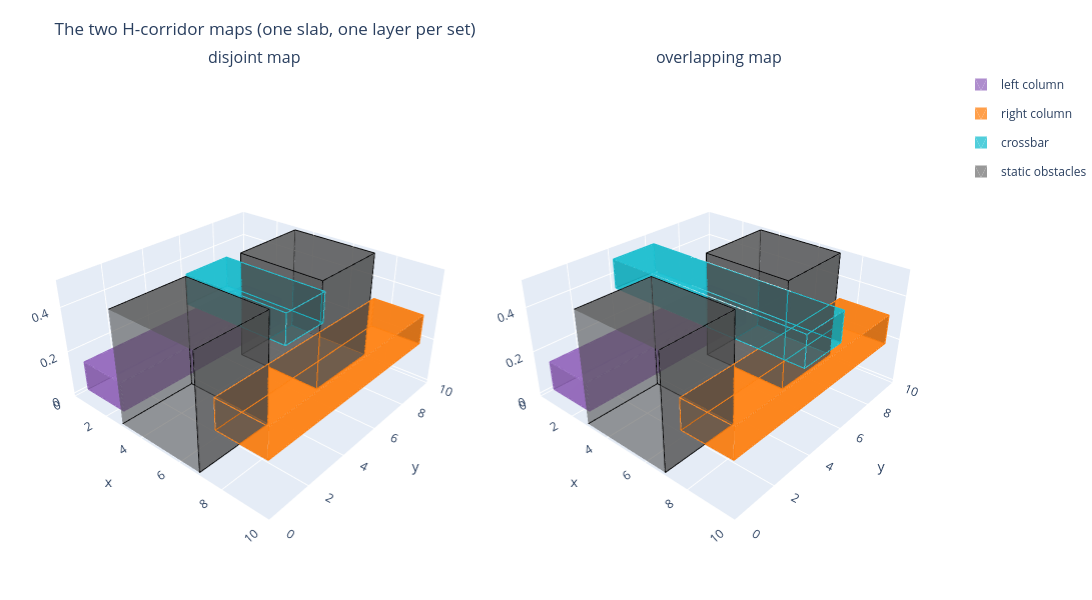

Notebook code cell kept with this figure:
### Code cell
def static_obstacle_traces(t_top, scene=None, showlegend=True):
    polys = [(rect_hpoly(r), 0.0, t_top) for r in STATIC_OBS]
    trs = [prisms_trace(polys, "#555555", opacity=0.6, name="static obstacles", showlegend=showlegend, gap=0.0),
           prisms_edges(polys, "black", width=2, name="static obstacles", gap=0.0)]
    return [t.update(scene=scene) for t in trs] if scene else trs

MAP_COLORS = ["#9467bd", "#ff7f0e", "#17becf"]
MAP_NAMES = ["left column", "right column", "crossbar"]
fig_maps = make_subplots(rows=1, cols=2, specs=[[{"type": "scene"}, {"type": "scene"}]], horizontal_spacing=0.02,
                         subplot_titles=list(BASE_MAPS))
for col, (name, sets) in enumerate(BASE_MAPS.items()):
    scene = "scene" if col == 0 else "scene2"
    h = DELTA / len(sets)                       # one thin layer per set, like Part 1's slab zoom
    for j, s in enumerate(sets):
        polys = [(s, j * h + 0.1 * h, (j + 1) * h - 0.1 * h)]
        fig_maps.add_trace(prisms_trace(polys, MAP_COLORS[j], opacity=0.75, name=MAP_NAMES[j],
                                        showlegend=(col == 0), legendgroup=f"m{j}", gap=0.0).update(scene=scene))
        fig_maps.add_trace(prisms_edges(polys, MAP_COLORS[j], width=2, name=MAP_NAMES[j], legendgroup=f"m{j}", gap=0.0).update(scene=scene))
    for tr in static_obstacle_traces(DELTA, scene=scene, showlegend=(col == 0)):
        fig_maps.add_trace(tr)
map_scene = dict(xaxis_title="x", yaxis_title="y", zaxis_title="one layer per set",
                 xaxis=dict(range=[BOX[0], BOX[1]]), yaxis=dict(range=[BOX[2], BOX[3]]),
                 aspectmode="manual", aspectratio=dict(x=1, y=1, z=0.5), camera=dict(eye=dict(x=1.4, y=-1.6, z=1.2)))
fig_maps.update_layout(scene=map_scene, scene2=map_scene, width=1300, height=600, margin=dict(l=30, r=0, t=70, b=0),
                       title="The two H-corridor maps (one slab, one layer per set)")
fig_maps

### Figure 1 — Plotly figure (JSON) as saved in the notebook; plotly's stock layout.template omitted (floating-point values rounded to 4 significant figures)
{"data": [{"color": "#9467bd", "flatshading": true, "hoverinfo": "name", "i": [0, 0, 1, 1, 2, 2, 3, 3, 0, 4, 0, 4], "j": [1, 5, 2, 6, 3, 7, 0, 4, 1, 5, 2, 6], "k": [5, 4, 6, 5, 7, 6, 4, 7, 2, 6, 3, 7], "legendgroup": "m0", "name": "left column", "opacity": 0.75, "scene": "scene", "showlegend": true, "type": "mesh3d", "x": [0.4, 2.6, 2.6, 0.4, 0.4, 2.6, 2.6, 0.4], "y": [0.4, 0.4, 9.6, 9.6, 0.4, 0.4, 9.6, 9.6], "z": [0.01667, 0.01667, 0.01667, 0.01667, 0.15, 0.15, 0.15, 0.15]}, {"hoverinfo": "skip", "legendgroup": "m0", "line": {"color": "#9467bd", "width": 2}, "mode": "lines", "name": "left column", "scene": "scene", "showlegend": false, "type": "scatter3d", "x": [0.4, 2.6, 2.6, 0.4, 0.4, null, 0.4, 2.6, 2.6, 0.4, 0.4, null, 0.4, 0.4, null, 2.6, 2.6, null, 2.6, 2.6, null, 0.4, 0.4, null], "y": [0.4, 0.4, 9.6, 9.6, 0.4, null, 0.4, 0.4, 9.6, 9.6, 0.4, null, 0.4, 0.4, null, 0.4, 0.4, null, 9.6, 9.6, null, 9.6, 9.6, null], "z": [0.01667, 0.01667, 0.01667, 0.01667, 0.01667, null, 0.15, 0.15, 0.15, 0.15, 0.15, null, 0.01667, 0.15, null, 0.01667, 0.15, null, 0.01667, 0.15, null, 0.01667, 0.15, null]}, {"color": "#ff7f0e", "flatshading": true, "hoverinfo": "name", "i": [0, 0, 1, 1, 2, 2, 3, 3, 0, 4, 0, 4], "j": [1, 5, 2, 6, 3, 7, 0, 4, 1, 5, 2, 6], "k": [5, 4, 6, 5, 7, 6, 4, 7, 2, 6, 3, 7], "legendgroup": "m1", "name": "right column", "opacity": 0.75, "scene": "scene", "showlegend": true, "type": "mesh3d", "x": [7.4, 9.6, 9.6, 7.4, 7.4, 9.6, 9.6, 7.4], "y": [0.4, 0.4, 9.6, 9.6, 0.4, 0.4, 9.6, 9.6], "z": [0.1833, 0.1833, 0.1833, 0.1833, 0.3167, 0.3167, 0.3167, 0.3167]}, {"hoverinfo": "skip", "legendgroup": "m1", "line": {"color": "#ff7f0e", "width": 2}, "mode": "lines", "name": "right column", "scene": "scene", "showlegend": false, "type": "scatter3d", "x": [7.4, 9.6, 9.6, 7.4, 7.4, null, 7.4, 9.6, 9.6, 7.4, 7.4, null, 7.4, 7.4, null, 9.6, 9.6, null, 9.6, 9.6, null, 7.4, 7.4, null], "y": [0.4, 0.4, 9.6, 9.6, 0.4, null, 0.4, 0.4, 9.6, 9.6, 0.4, null, 0.4, 0.4, null, 0.4, 0.4, null, 9.6, 9.6, null, 9.6, 9.6, null], "z": [0.1833, 0.1833, 0.1833, 0.1833, 0.1833, null, 0.3167, 0.3167, 0.3167, 0.3167, 0.3167, null, 0.1833, 0.3167, null, 0.1833, 0.3167, null, 0.1833, 0.3167, null, 0.1833, 0.3167, null]}, {"color": "#17becf", "flatshading": true, "hoverinfo": "name", "i": [0, 0, 1, 1, 2, 2, 3, 3, 0, 4, 0, 4], "j": [1, 5, 2, 6, 3, 7, 0, 4, 1, 5, 2, 6], "k": [5, 4, 6, 5, 7, 6, 4, 7, 2, 6, 3, 7], "legendgroup": "m2", "name": "crossbar", "opacity": 0.75, "scene": "scene", "showlegend": true, "type": "mesh3d", "x": [2.6, 7.4, 7.4, 2.6, 2.6, 7.4, 7.4, 2.6], "y": [3.9, 3.9, 6.1, 6.1, 3.9, 3.9, 6.1, 6.1], "z": [0.35, 0.35, 0.35, 0.35, 0.4833, 0.4833, 0.4833, 0.4833]}, {"hoverinfo": "skip", "legendgroup": "m2", "line": {"color": "#17becf", "width": 2}, "mode": "lines", "name": "crossbar", "scene": "scene", "showlegend": false, "type": "scatter3d", "x": [2.6, 7.4, 7.4, 2.6, 2.6, null, 2.6, 7.4, 7.4, 2.6, 2.6, null, 2.6, 2.6, null, 7.4, 7.4, null, 7.4, 7.4, null, 2.6, 2.6, null], "y": [3.9, 3.9, 6.1, 6.1, 3.9, null, 3.9, 3.9, 6.1, 6.1, 3.9, null, 3.9, 3.9, null, 3.9, 3.9, null, 6.1, 6.1, null, 6.1, 6.1, null], "z": [0.35, 0.35, 0.35, 0.35, 0.35, null, 0.4833, 0.4833, 0.4833, 0.4833, 0.4833, null, 0.35, 0.4833, null, 0.35, 0.4833, null, 0.35, 0.4833, null, 0.35, 0.4833, null]}, {"color": "#555555", "flatshading": true, "hoverinfo": "name", "i": [0, 0, 1, 1, 2, 2, 3, 3, 0, 4, 0, 4, 8, 8, 9, 9, 10, 10, 11, 11, 8, 12, 8, 12], "j": [1, 5, 2, 6, 3, 7, 0, 4, 1, 5, 2, 6, 9, 13, 10, 14, 11, 15, 8, 12, 9, 13, 10, 14], "k": [5, 4, 6, 5, 7, 6, 4, 7, 2, 6, 3, 7, 13, 12, 14, 13, 15, 14, 12, 15, 10, 14, 11, 15], "legendgroup": "static obstacles", "name": "static obstacles", "opacity": 0.6, "scene": "scene", "showlegend": true, "type": "mesh3d", "x": [3.0, 7.0, 7.0, 3.0, 3.0, 7.0, 7.0, 3.0, 3.0, 7.0, 7.0, 3.0, 3.0, 7.0, 7.0, 3.0], "y": [-2.22e-16, 0.0, 3.5, 3.5, -2.22e-16, 0.0, 3.5, 3.5, 6.5, 6.5, 10.0, 10.0, 6.5, 6.5, 10.0, 10.0], "z": [0.0, 0.0, 0.0, 0.0, 0.5, 0.5, 0.5, 0.5, 0.0, 0.0, 0.0, 0.0, 0.5, 0.5, 0.5, 0.5]}, {"hoverinfo": "skip", "legendgroup": "static obstacles", "line": {"color": "black", "width": 2}, "mode": "lines", "name": "static obstacles", "scene": "scene", "showlegend": false, "type": "scatter3d", "x": [3.0, 7.0, 7.0, 3.0, 3.0, null, 3.0, 7.0, 7.0, 3.0, 3.0, null, 3.0, 3.0, null, 7.0, 7.0, null, 7.0, 7.0, null, 3.0, 3.0, null, 3.0, 7.0, 7.0, 3.0, 3.0, null, 3.0, 7.0, 7.0, 3.0, 3.0, null, 3.0, 3.0, null, 7.0, 7.0, null, 7.0, 7.0, null, 3.0, 3.0, null], "y": [-2.22e-16, 0.0, 3.5, 3.5, -2.22e-16, null, -2.22e-16, 0.0, 3.5, 3.5, -2.22e-16, null, -2.22e-16, -2.22e-16, null, 0.0, 0.0, null, 3.5, 3.5, null, 3.5, 3.5, null, 6.5, 6.5, 10.0, 10.0, 6.5, null, 6.5, 6.5, 10.0, 10.0, 6.5, null, 6.5, 6.5, null, 6.5, 6.5, null, 10.0, 10.0, null, 10.0, 10.0, null], "z": [0.0, 0.0, 0.0, 0.0, 0.0, null, 0.5, 0.5, 0.5, 0.5, 0.5, null, 0.0, 0.5, null, 0.0, 0.5, null, 0.0, 0.5, null, 0.0, 0.5, null, 0.0, 0.0, 0.0, 0.0, 0.0, null, 0.5, 0.5, 0.5, 0.5, 0.5, null, 0.0, 0.5, null, 0.0, 0.5, null, 0.0, 0.5, null, 0.0, 0.5, null]}, {"color": "#9467bd", "flatshading": true, "hoverinfo": "name", "i": [0, 0, 1, 1, 2, 2, 3, 3, 0, 4, 0, 4], "j": [1, 5, 2, 6, 3, 7, 0, 4, 1, 5, 2, 6], "k": [5, 4, 6, 5, 7, 6, 4, 7, 2, 6, 3, 7], "legendgroup": "m0", "name": "left column", "opacity": 0.75, "scene": "scene2", "showlegend": false, "type": "mesh3d", "x": [0.4, 2.6, 2.6, 0.4, 0.4, 2.6, 2.6, 0.4], "y": [0.4, 0.4, 9.6, 9.6, 0.4, 0.4, 9.6, 9.6], "z": [0.01667, 0.01667, 0.01667, 0.01667, 0.15, 0.15, 0.15, 0.15]}, {"hoverinfo": "skip", "legendgroup": "m0", "line": {"color": "#9467bd", "width": 2}, "mode": "lines", "name": "left column", "scene": "scene2", "showlegend": false, "type": "scatter3d", "x": [0.4, 2.6, 2.6, 0.4, 0.4, null, 0.4, 2.6, 2.6, 0.4, 0.4, null, 0.4, 0.4, null, 2.6, 2.6, null, 2.6, 2.6, null, 0.4, 0.4, null], "y": [0.4, 0.4, 9.6, 9.6, 0.4, null, 0.4, 0.4, 9.6, 9.6, 0.4, null, 0.4, 0.4, null, 0.4, 0.4, null, 9.6, 9.6, null, 9.6, 9.6, null], "z": [0.01667, 0.01667, 0.01667, 0.01667, 0.01667, null, 0.15, 0.15, 0.15, 0.15, 0.15, null, 0.01667, 0.15, null, 0.01667, 0.15, null, 0.01667, 0.15, null, 0.01667, 0.15, null]}, {"color": "#ff7f0e", "flatshading": true, "hoverinfo": "name", "i": [0, 0, 1, 1, 2, 2, 3, 3, 0, 4, 0, 4], "j": [1, 5, 2, 6, 3, 7, 0, 4, 1, 5, 2, 6], "k": [5, 4, 6, 5, 7, 6, 4, 7, 2, 6, 3, 7], "legendgroup": "m1", "name": "right column", "opacity": 0.75, "scene": "scene2", "showlegend": false, "type": "mesh3d", "x": [7.4, 9.6, 9.6, 7.4, 7.4, 9.6, 9.6, 7.4], "y": [0.4, 0.4, 9.6, 9.6, 0.4, 0.4, 9.6, 9.6], "z": [0.1833, 0.1833, 0.1833, 0.1833, 0.3167, 0.3167, 0.3167, 0.3167]}, {"hoverinfo": "skip", "legendgroup": "m1", "line": {"color": "#ff7f0e", "width": 2}, "mode": "lines", "name": "right column", "scene": "scene2", "showlegend": false, "type": "scatter3d", "x": [7.4, 9.6, 9.6, 7.4, 7.4, null, 7.4, 9.6, 9.6, 7.4, 7.4, null, 7.4, 7.4, null, 9.6, 9.6, null, 9.6, 9.6, null, 7.4, 7.4, null], "y": [0.4, 0.4, 9.6, 9.6, 0.4, null, 0.4, 0.4, 9.6, 9.6, 0.4, null, 0.4, 0.4, null, 0.4, 0.4, null, 9.6, 9.6, null, 9.6, 9.6, null], "z": [0.1833, 0.1833, 0.1833, 0.1833, 0.1833, null, 0.3167, 0.3167, 0.3167, 0.3167, 0.3167, null, 0.1833, 0.3167, null, 0.1833, 0.3167, null, 0.1833, 0.3167, null, 0.1833, 0.3167, null]}, {"color": "#17becf", "flatshading": true, "hoverinfo": "name", "i": [0, 0, 1, 1, 2, 2, 3, 3, 0, 4, 0, 4], "j": [1, 5, 2, 6, 3, 7, 0, 4, 1, 5, 2, 6], "k": [5, 4, 6, 5, 7, 6, 4, 7, 2, 6, 3, 7], "legendgroup": "m2", "name": "crossbar", "opacity": 0.75, "scene": "scene2", "showlegend": false, "type": "mesh3d", "x": [0.4, 9.6, 9.6, 0.4, 0.4, 9.6, 9.6, 0.4], "y": [3.9, 3.9, 6.1, 6.1, 3.9, 3.9, 6.1, 6.1], "z": [0.35, 0.35, 0.35, 0.35, 0.4833, 0.4833, 0.4833, 0.4833]}, {"hoverinfo": "skip", "legendgroup": "m2", "line": {"color": "#17becf", "width": 2}, "mode": "lines", "name": "crossbar", "scene": "scene2", "showlegend": false, "type": "scatter3d", "x": [0.4, 9.6, 9.6, 0.4, 0.4, null, 0.4, 9.6, 9.6, 0.4, 0.4, null, 0.4, 0.4, null, 9.6, 9.6, null, 9.6, 9.6, null, 0.4, 0.4, null], "y": [3.9, 3.9, 6.1, 6.1, 3.9, null, 3.9, 3.9, 6.1, 6.1, 3.9, null, 3.9, 3.9, null, 3.9, 3.9, null, 6.1, 6.1, null, 6.1, 6.1, null], "z": [0.35, 0.35, 0.35, 0.35, 0.35, null, 0.4833, 0.4833, 0.4833, 0.4833, 0.4833, null, 0.35, 0.4833, null, 0.35, 0.4833, null, 0.35, 0.4833, null, 0.35, 0.4833, null]}, {"color": "#555555", "flatshading": true, "hoverinfo": "name", "i": [0, 0, 1, 1, 2, 2, 3, 3, 0, 4, 0, 4, 8, 8, 9, 9, 10, 10, 11, 11, 8, 12, 8, 12], "j": [1, 5, 2, 6, 3, 7, 0, 4, 1, 5, 2, 6, 9, 13, 10, 14, 11, 15, 8, 12, 9, 13, 10, 14], "k": [5, 4, 6, 5, 7, 6, 4, 7, 2, 6, 3, 7, 13, 12, 14, 13, 15, 14, 12, 15, 10, 14, 11, 15], "legendgroup": "static obstacles", "name": "static obstacles", "opacity": 0.6, "scene": "scene2", "showlegend": false, "type": "mesh3d", "x": [3.0, 7.0, 7.0, 3.0, 3.0, 7.0, 7.0, 3.0, 3.0, 7.0, 7.0, 3.0, 3.0, 7.0, 7.0, 3.0], "y": [-2.22e-16, 0.0, 3.5, 3.5, -2.22e-16, 0.0, 3.5, 3.5, 6.5, 6.5, 10.0, 10.0, 6.5, 6.5, 10.0, 10.0], "z": [0.0, 0.0, 0.0, 0.0, 0.5, 0.5, 0.5, 0.5, 0.0, 0.0, 0.0, 0.0, 0.5, 0.5, 0.5, 0.5]}, {"hoverinfo": "skip", "legendgroup": "static obstacles", "line": {"color": "black", "width": 2}, "mode": "lines", "name": "static obstacles", "scene": "scene2", "showlegend": false, "type": "scatter3d", "x": [3.0, 7.0, 7.0, 3.0, 3.0, null, 3.0, 7.0, 7.0, 3.0, 3.0, null, 3.0, 3.0, null, 7.0, 7.0, null, 7.0, 7.0, null, 3.0, 3.0, null, 3.0, 7.0, 7.0, 3.0, 3.0, null, 3.0, 7.0, 7.0, 3.0, 3.0, null, 3.0, 3.0, null, 7.0, 7.0, null, 7.0, 7.0, null, 3.0, 3.0, null], "y": [-2.22e-16, 0.0, 3.5, 3.5, -2.22e-16, null, -2.22e-16, 0.0, 3.5, 3.5, -2.22e-16, null, -2.22e-16, -2.22e-16, null, 0.0, 0.0, null, 3.5, 3.5, null, 3.5, 3.5, null, 6.5, 6.5, 10.0, 10.0, 6.5, null, 6.5, 6.5, 10.0, 10.0, 6.5, null, 6.5, 6.5, null, 6.5, 6.5, null, 10.0, 10.0, null, 10.0, 10.0, null], "z": [0.0, 0.0, 0.0, 0.0, 0.0, null, 0.5, 0.5, 0.5, 0.5, 0.5, null, 0.0, 0.5, null, 0.0, 0.5, null, 0.0, 0.5, null, 0.0, 0.5, null, 0.0, 0.0, 0.0, 0.0, 0.0, null, 0.5, 0.5, 0.5, 0.5, 0.5, null, 0.0, 0.5, null, 0.0, 0.5, null, 0.0, 0.5, null, 0.0, 0.5, null]}], "layout": {"annotations": [{"font": {"size": 16}, "showarrow": false, "text": "disjoint map", "x": 0.245, "xanchor": "center", "xref": "paper", "y": 1.0, "yanchor": "bottom", "yref": "paper"}, {"font": {"size": 16}, "showarrow": false, "text": "overlapping map", "x": 0.755, "xanchor": "center", "xref": "paper", "y": 1.0, "yanchor": "bottom", "yref": "paper"}], "height": 600, "margin": {"b": 0, "l": 30, "r": 0, "t": 70}, "scene": {"aspectmode": "manual", "aspectratio": {"x": 1, "y": 1, "z": 0.5}, "camera": {"eye": {"x": 1.4, "y": -1.6, "z": 1.2}}, "domain": {"x": [0.0, 0.49], "y": [0.0, 1.0]}, "xaxis": {"range": [0.0, 10.0], "title": {"text": "x"}}, "yaxis": {"range": [0.0, 10.0], "title": {"text": "y"}}, "zaxis": {"title": {"text": "one layer per set"}}}, "scene2": {"aspectmode": "manual", "aspectratio": {"x": 1, "y": 1, "z": 0.5}, "camera": {"eye": {"x": 1.4, "y": -1.6, "z": 1.2}}, "domain": {"x": [0.51, 1.0], "y": [0.0, 1.0]}, "xaxis": {"range": [0.0, 10.0], "title": {"text": "x"}}, "yaxis": {"range": [0.0, 10.0], "title": {"text": "y"}}, "zaxis": {"title": {"text": "one layer per set"}}}, "title": {"text": "The two H-corridor maps (one slab, one layer per set)"}, "width": 1300}}
